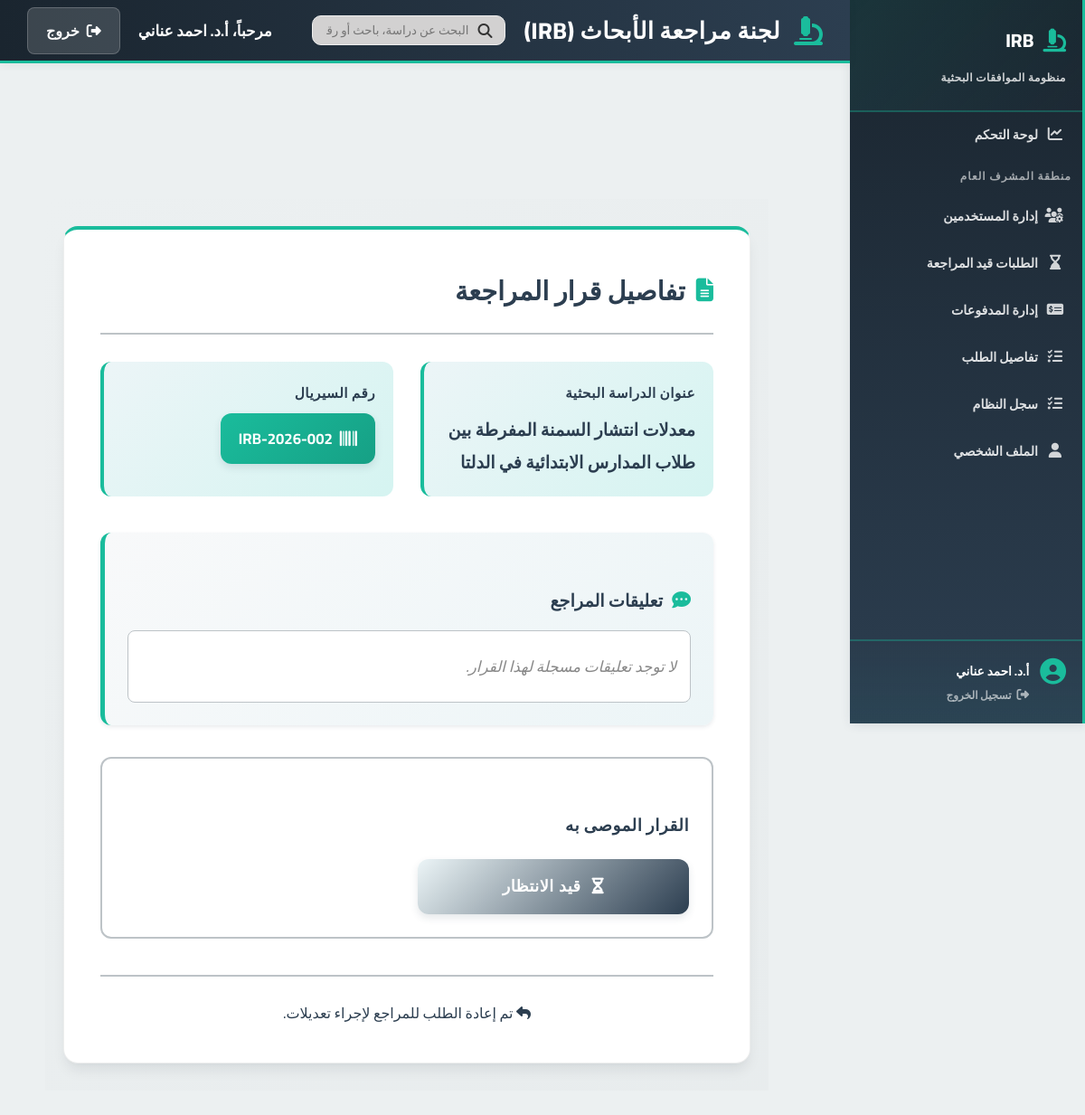
Before: /features/manager/decision_details.php?id=4 (signed in) with the older database file.
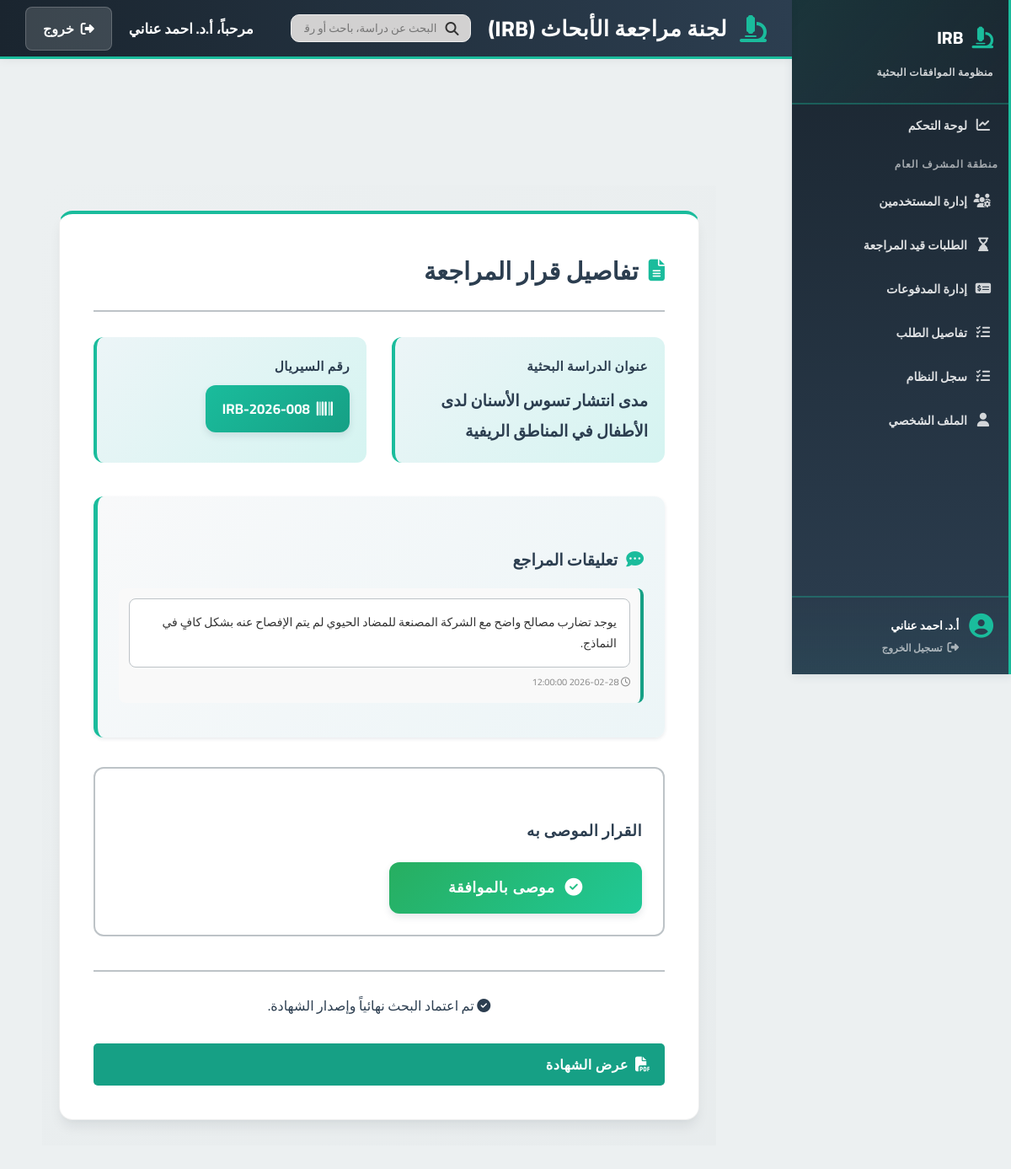
After: the same page with the newer database file.
### tables this page shows
CREATE TABLE reviews (
    id INT AUTO_INCREMENT PRIMARY KEY,
    application_id INT,
    reviewer_id INT,
    assigned_by INT,
    assigned_at TIMESTAMP DEFAULT CURRENT_TIMESTAMP,
    assignment_status ENUM(
        'awaiting_acceptance', 
        'accepted', 
        'refused', 
        'timed_out'
    ) DEFAULT 'awaiting_acceptance',

    decision ENUM(
        'pending', 
        'approved', 
        'needs_modification', 
        'rejected'
    ) DEFAULT 'pending',

    refusal_reason TEXT NULL,
    reviewed_at TIMESTAMP NULL,
    
    FOREIGN KEY (application_id) REFERENCES applications(id) ON DELETE CASCADE,
    FOREIGN KEY (reviewer_id) REFERENCES users(id),
    FOREIGN KEY (assigned_by) REFERENCES users(id)
);

CREATE TABLE applications (
    id INT AUTO_INCREMENT PRIMARY KEY,
    student_id INT,
    serial_number VARCHAR(50) UNIQUE,
    title TEXT,
    principal_investigator VARCHAR(255),
    co_investigators JSON,
    current_stage ENUM(
        'pending_admin', 'awaiting_initial_payment', 'awaiting_sample_calc',
        'awaiting_sample_payment', 'under_review','approved_by_reviewer','approved', 'rejected'
    ) DEFAULT 'pending_admin',
    is_blinded BOOLEAN DEFAULT TRUE,
    created_at TIMESTAMP DEFAULT CURRENT_TIMESTAMP,
    updated_at TIMESTAMP DEFAULT CURRENT_TIMESTAMP ON UPDATE CURRENT_TIMESTAMP,
    FOREIGN KEY (student_id) REFERENCES users(id) ON DELETE CASCADE,
    INDEX(student_id),
    INDEX(current_stage)
);

CREATE TABLE review_comments (
    id INT AUTO_INCREMENT PRIMARY KEY,
    review_id INT NOT NULL,
    comment TEXT NOT NULL,
    created_at TIMESTAMP DEFAULT CURRENT_TIMESTAMP,
    FOREIGN KEY (review_id) REFERENCES reviews(id) ON DELETE CASCADE
);

### features/manager/decision_details.php (the view, shortened to what the changed rows need)
<?php
include "../../includes/header.php";
$statusMap = [
    'approved' => [
        'text' => 'موصى بالموافقة',
        'class' => 'decision-approved',
        'icon' => 'fa-check-circle'
    ],
    'needs_modification' => [
        'text' => 'تعديلات طفيفة',
        'class' => 'decision-needs-modification',
        'icon' => 'fa-exclamation-circle'
    ],
    'rejected' => [
        'text' => 'رفض مقترح',
        'class' => 'decision-rejected',
        'icon' => 'fa-times-circle'
    ],
    'pending' => [
        'text' => 'قيد الانتظار',
        'class' => 'decision-pending',
        'icon' => 'fa-hourglass-half'
    ]
];
if (isset($_GET['id'])) {
    $review_id = $_GET['id'];
    $db = new Database();
    $conn = $db->getconn();
    $sql = "SELECT r.*, a.title, a.serial_number,a.current_stage, u.full_name as student_name
            FROM reviews r
            JOIN applications a ON r.application_id = a.id
            JOIN users u ON a.student_id = u.id
            WHERE r.id = $review_id";
    $result = $conn->query($sql);
    $review = $result->fetch_assoc();
    $comments_sql = "SELECT comment, created_at FROM review_comments WHERE review_id = $review_id ORDER BY created_at DESC";
    $comments_result = $conn->query($comments_sql);
}
?>
<link rel="stylesheet" href="../../assets/css/decision-details.css">
<div class="decision-details-page">
    <div class="container-fluid">
        <div class="decision-details-card">
            <div class="decision-info-grid">
                <div class="info-item">
                    <label>عنوان الدراسة البحثية</label>
                    <p><?= htmlspecialchars($review['title'] ?? 'N/A') ?></p>
                </div>
                <div class="info-item">
                    <label>رقم السيريال</label>
                    <div class="serial-badge">
                        <i class="fa-solid fa-barcode"></i>
                        <?= htmlspecialchars($review['serial_number'] ?? 'N/A') ?>
                    </div>
                </div>
            </div>
            <div class="review-comment-section">
                <h5><i class="fa-solid fa-comment-dots"></i> تعليقات المراجع</h5>
                <?php if ($comments_result && $comments_result->num_rows > 0): ?>
                    <ul style="list-style: none; padding: 0;">
                        <?php while ($comment_row = $comments_result->fetch_assoc()): ?>
                            <li style="background: #f9f9f9; padding: 12px; border-radius: 8px; margin-bottom: 10px; border-right: 4px solid #16a085;">
                                <p style="margin: 0; font-size: 14px; color: #333;">
                                    <?= nl2br(htmlspecialchars($comment_row['comment'])) ?>
                                </p>
                                <small style="color: #888; font-size: 11px;">
                                    <i class="fa-regular fa-clock"></i> <?= $comment_row['created_at'] ?>
                                </small>
                            </li>
                        <?php endwhile; ?>
                    </ul>
                <?php else: ?>
                    <p style="color: #888; font-style: italic;">لا توجد تعليقات مسجلة لهذا القرار.</p>
                <?php endif; ?>
            </div>
            <div class="decision-status-section">
                <h5>القرار الموصى به</h5>
                <?php
                $decision = $review['decision'] ?? 'approved';
                $status = $statusMap[$decision] ?? $statusMap['approved'];
                ?>
                <button class="decision-btn <?= $status['class'] ?>" disabled>
                    <i class="fa-solid <?= $status['icon'] ?>"></i>
                    <?= $status['text'] ?>
                </button>
            </div>
            <div class="decision-actions-footer">
                <?php
                if ($review['current_stage'] === 'approved_by_reviewer'): ?>
                    <a href="process_decision.php?id=<?= $review_id ?>&action=approve" class="btn btn-approve-final" style="text-decoration: none;">
                        <i class="fa-solid fa-check-circle"></i> اعتماد القرار النهائي
                    </a>
                    <a href="process_decision.php?id=<?= $review_id ?>&action=return" class="btn btn-return-reviewer" style="text-decoration: none;">
                        <i class="fa-solid fa-undo"></i> إعادة للمراجع
                    </a>
                <?php
                elseif ($review['current_stage'] === 'approved'): ?>
                    <div class="alert alert-success" style="width: 100%; text-align: center;">
                        <i class="fa-solid fa-circle-check"></i> تم اعتماد البحث نهائياً وإصدار الشهادة.
                        <br><br>
                        <a href="view_certificate.php?app_id=<?= $review['application_id'] ?>" target="_blank" class="btn btn-view" style="background:#16a085; color:white; padding:8px 15px; border-radius:5px; text-decoration:none;">
                            <i class="fa-solid fa-file-pdf"></i> عرض الشهادة
                        </a>
                    </div>
                <?php
                elseif ($review['current_stage'] === 'under_review'): ?>
                    <div class="alert alert-warning" style="width: 100%; text-align: center;">
                        <i class="fa-solid fa-reply"></i> تم إعادة الطلب للمراجع لإجراء تعديلات.
                    </div>
                <?php endif; ?>
            </div>
        </div>
    </div>
</div>
</div>

Changed rows visible on the page:
changed reviews: application.title "معدلات انتشار السمنة المفرطة بين طلاب المدارس الابتدائية في الدلتا" → "مدى انتشار تسوس الأسنان لدى الأطفال في المناطق الريفية"; application.serial_number "IRB-2026-002" → "IRB-2026-008"; decision "قيد الانتظار" → "موصى بالموافقة"; application_id 2 → 8 (drawn)
now on this page (row edited): review_comments: comment "يوجد تضارب مصالح واضح مع الشركة المصنعة للمضاد الحيوي لم يتم الإفصاح عنه بشكل كافٍ في النماذج.", created_at "2026-02-28 12:00:00"
Other visible differences:
text no longer shown: "لا توجد تعليقات مسجلة لهذا القرار. تم إعادة الطلب للمراجع لإجراء تعديلات."
text now shown: "تم اعتماد البحث نهائياً وإصدار الشهادة. عرض الشهادة"
